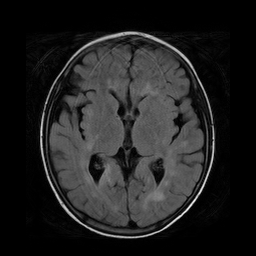
#> input picture TP6 Modeles déformables/brain2.bmp, 256 x 256 px
$ jupyter execute --allow-errors 'TP6 modeles deformables.ipynb'
#> lines starting #> are read from the running program, lines starting #| are printed output that depends on the picture; after the words box and inside, x2 and y2 are one past the last pixel; in counts of white or black regions, pixels touching at a corner belong together
#> further down, im is the input picture: shape (256, 256); min 0, max 250, mean 32.6
# SECTION 1 inclusion de packages externes

[cell 1]
import numpy as np
import matplotlib.pyplot as plt
from scipy import ndimage as ndi
# necessite scikit-image
from skimage import io as skio
from skimage.filters import gaussian
from skimage.segmentation import active_contour
from skimage import img_as_float
from skimage.segmentation import chan_vese
from skimage.segmentation import checkerboard_level_set
from skimage.segmentation import disk_level_set
from bokeh.plotting import figure, output_file, show
from bokeh.plotting import show as showbokeh
from bokeh.io import output_notebook
output_notebook()
plt.style.use('dark_background')

[cell 2]
def affiche_pour_colab(im,MINI=None, MAXI=None,titre=''): #special colab, don't look
  def normalise_image_pour_bokeh(X,MINI,MAXI):
#> called with MINI = 0
    if MAXI==None:
      MAXI = np.max(X)
#> MAXI = 250
    if MINI==None:
      MINI = np.min(X)
    imt=np.copy(X.copy())
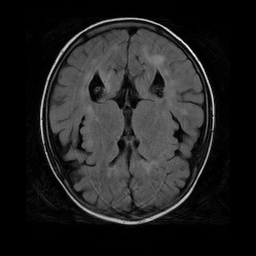
#> imt: shape (256, 256); min 0, max 250, mean 32.6
    imt=(np.clip(imt,MINI,MAXI)/(MAXI-MINI))
    imt[imt<0]=0
    imt[imt>1]=1
    imt*=255
    sortie=np.empty((*imt.shape,4),dtype=np.uint8)
    for k in range(3):
      sortie[:,:,k]=imt
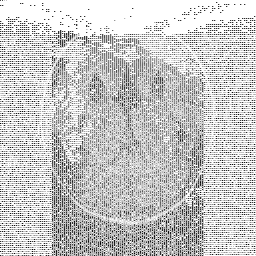
#> sortie: shape (256, 256, 4); mean of channels 0, 1, 2, 3 33, 33, 33, 66.8; transparent parts drawn white
    sortie[:,:,3]=255
    return sortie

  img = im
  img=normalise_image_pour_bokeh(np.flipud(im),MINI,MAXI)
  p = figure(tooltips=[("x", "$x"), ("y", "$y"), ("value", "@image")], y_range=[im.shape[0], 0], x_range=[0, im.shape[1]])
  # p.x_range.range_padding = p.y_range.range_padding = 0
  # must give a vector of images
  p.image(image=[np.flipud(im)], x=0, y=im.shape[0], dw=im.shape[1], dh=im.shape[0], palette="Greys9", level="image")
  p.xgrid.visible = False
  p.ygrid.visible = False
  showbokeh(p)

def affiche(im,MINI=0.0, MAXI=None,titre='',printname=False):
  affiche_pour_colab(im,MINI=MINI, MAXI=MAXI,titre=titre) # under google colab many options disappear

# SECTION 2 - Lecture de l'image

[cell 3]
# [6 lines of commented-out code are left out]

im=skio.imread('brain2.bmp')

plt.imshow(im, cmap="gray")
affiche(im)

# SECTION 3a - Segmentation by contours actifs

Influence des paramètres :
- $\alpha$ va correspondre à la tendance que va avoir le contour à se rétracter. Il contrôle la taille du contour. Plus il est élevé, plus le contour va se resserer.
- $\beta$ contrôle la régularité du contour. Plus il est élevé, plus le contour va être régulier.
- $w_{edge}$ va donner la tendance que va avoir le contour à être attiré par les bords de l'image. Si on lui donne une valeur négative il va chercher à s'en éloigner.
- $w_{line}$ est la tendance au contour à être attiré par les régions claires. Si on lui donne une valeur négative il sera attiré par les régions sombres.
- $\gamma$ est le pas d'optimisation dans l'algorithme de minimisation de l'énergie.

[cell 4]
s = np.linspace(0, 2*np.pi, 200)
r = 220 + 200*np.sin(s)
c = 220 + 200*np.cos(s)
init = np.array([r, c]).T

#snake = active_contour(gaussian(im, 0.1),init, alpha=0.09, beta=0.1, w_edge=1.1, gamma=0.001) #Paramètres pour la boite cranienne sans l'os.


fig, ax = plt.subplots(figsize=(7, 7))
ax.imshow(im, cmap=plt.cm.gray)
ax.plot(init[:, 1], init[:, 0], '--r', lw=3)
#> (the rest of this cell did not finish here and is left out)

# SECTION 3b - Contours ouverts

[cell 5]
# Interessant sur l'image retineOA.bmp

r = np.linspace(0, 250, 100)
c = np.linspace(0, 250, 100)
init = np.array([r, c]).T

snake = active_contour(gaussian(im, 1), init,
                       alpha=1, beta=1, w_line=1, w_edge=20, gamma=0.01, boundary_condition ='free')
#> snake = 100 pairs, first value -0.261 to 249.2, second value -0.782 to 249.2

fig, ax = plt.subplots(figsize=(9, 5))
ax.imshow(im, cmap=plt.cm.gray)
ax.plot(init[:, 1], init[:, 0], '--r', lw=3)
ax.plot(snake[:, 1], snake[:, 0], '-b', lw=3)
#ax.set_xticks([]), ax.set_yticks([])
ax.axis([0, im.shape[1], im.shape[0], 0])

plt.show()
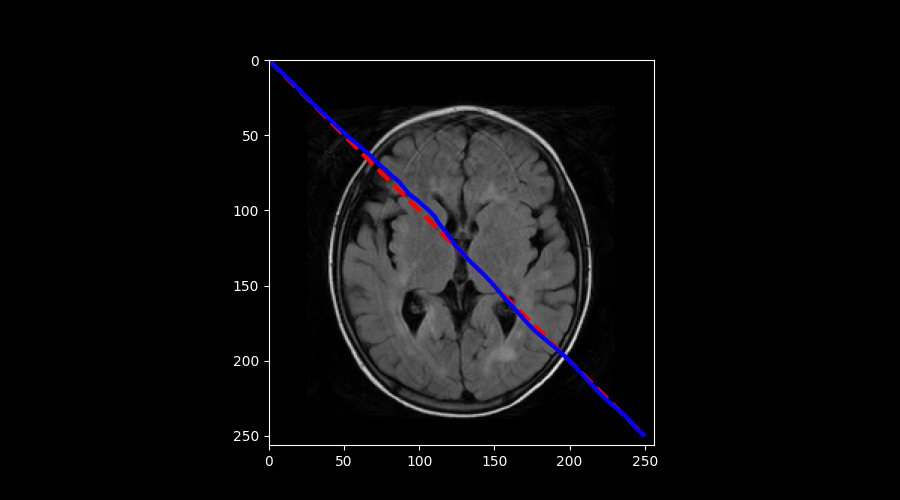
#> figure drawn by matplotlib, 1 panel

# SECTION 4 - Segmentation par ensembles de niveaux

Influence des paramètres :
- $\mu$ correspond à la 'longueur' du contour. Plus il est élevé, plus le contour sera rond et plus il est proche de zéro plus il parviendra à capturer des détails.
- $\lambda_1$ (respectivement $\lambda_2$) correspond à la taille de la région segmenté (respectivement l'arrère-plan) et son écart à la moyenne de l'image. Si le premier est plus grand que le second, alors la région correspondante sera plus grande et inversement.
Les autres paramètres sont des critères d'arrêt ou d'optimisation.

[cell 6]
image = img_as_float(im)

# Init avec un damier
init_ls = checkerboard_level_set(image.shape, 6)

# Init avec un cercle
#init_ls = circle_level_set (image.shape, (120,130), 10)

# Init avec plusieurs cercles
circleNum = 8
circleRadius = image.shape[0] / (3*circleNum)
#> circleRadius = 10.67
circleStep0 = image.shape[0]/(circleNum+1)
#> circleStep0 = 28.44
circleStep1 = image.shape[1]/(circleNum+1)
#> circleStep1 = 28.44
init_ls = np.zeros(image.shape)
for i in range(circleNum):
        for j in range(circleNum):
            init_ls = init_ls + disk_level_set (image.shape,
                                                  center = ((i+1)*circleStep0, (j+1)*circleStep1), radius=circleRadius)
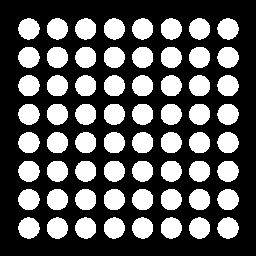
#> init_ls: shape (256, 256) float64; values 0 (black) and 1 (white), 34.9% white; 64 white regions, largest, box (x1, y1, x2, y2) and area: (18, 18, 40, 40) 359, (217, 18, 239, 40) 359, (47, 47, 68, 68) 359


cv = chan_vese(image, mu=0.24, lambda1=5, lambda2=1, tol=1e-3, max_iter=400,
               dt=0.5, init_level_set=init_ls, extended_output=True)

fig, axes = plt.subplots(2, 2, figsize=(8, 8))
ax = axes.flatten()

ax[0].imshow(image, cmap="gray")
ax[0].set_axis_off()
ax[0].set_title("Original Image", fontsize=12)

ax[1].imshow(cv[0], cmap="gray")
ax[1].set_axis_off()
title = "Chan-Vese segmentation - {} iterations".format(len(cv[2]))
#> title = 'Chan-Vese segmentation - 400 iterations'
ax[1].set_title(title, fontsize=12)

ax[2].imshow(cv[1], cmap="gray")
ax[2].set_axis_off()
ax[2].set_title("Final Level Set", fontsize=12)

ax[3].plot(cv[2])
ax[3].set_title("Evolution of energy over iterations", fontsize=12)

fig.tight_layout()
plt.show()
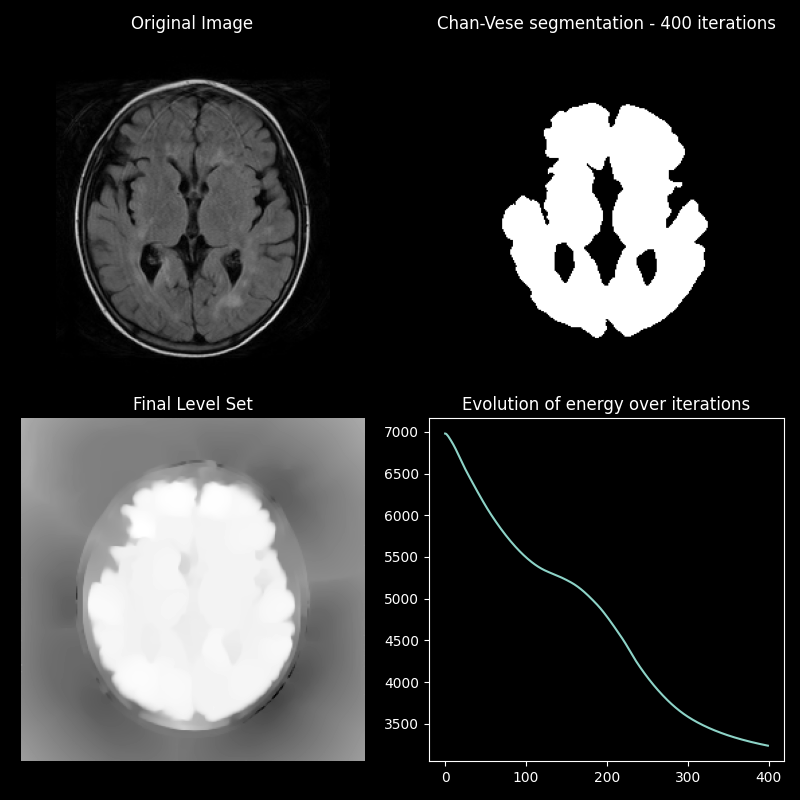
#> figure drawn by matplotlib, 4 panels; panel 4: curve peaks at x = 0, y = 6978.7

[cell 7]
plt.figure(figsize=(15,15))
plt.imshow(im,cmap='gray')
plt.imshow(cv[0],alpha=0.5,cmap='gray')
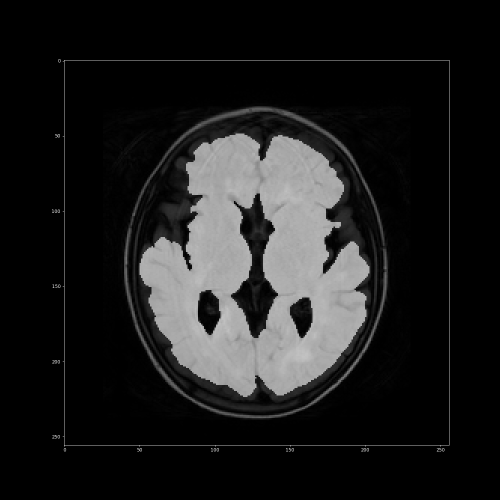
#> figure drawn by matplotlib, 1 panel

$ run again, with TP6 Modeles déformables/coeurIRM.bmp copied over TP6 Modeles déformables/brain2.bmp
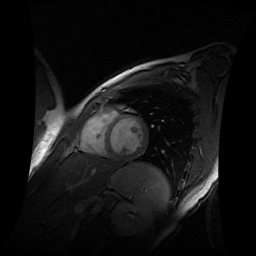
#> input picture TP6 Modeles déformables/coeurIRM.bmp, 256 x 256 px
#> im is the input picture: shape (256, 256); min 0, max 255, mean 19.4
#> MAXI = 255
#> after the loop in normalise_image_pour_bokeh, `for k in range(3):`:
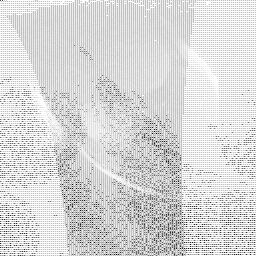
#> sortie: shape (256, 256, 4); mean of channels 0, 1, 2, 3 19.4, 19.4, 19.4, 42.7; transparent parts drawn white
#> snake = 100 pairs, first value -0.0351 to 250.9, second value 0.0946 to 250.6
#> title = 'Chan-Vese segmentation - 400 iterations'
#> `[cell 7] plt.figure(figsize=(15,15)) plt.imshow(im,cmap='gray') plt.im..`:
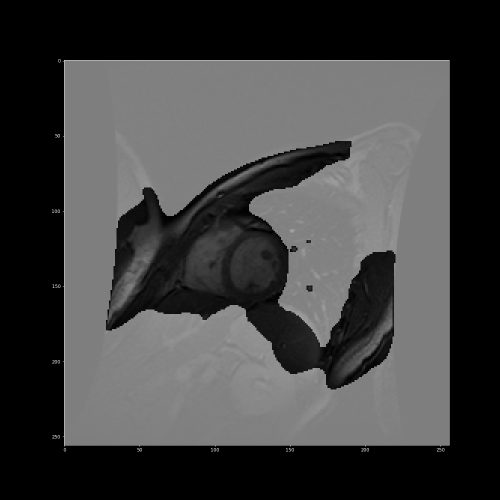
#> figure drawn by matplotlib, 1 panel

$ run again, with TP6 Modeles déformables/brain.bmp copied over TP6 Modeles déformables/brain2.bmp
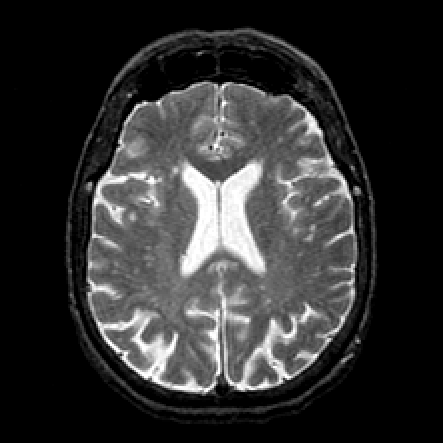
#> input picture TP6 Modeles déformables/brain.bmp, 443 x 443 px
#> im is the input picture: shape (443, 443, 3); min 0, max 255, mean 48.6
#> MAXI = 255
#> in normalise_image_pour_bokeh, `imt=np.copy(X.copy())`:
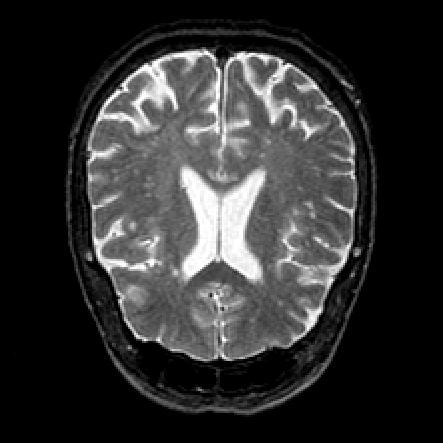
#> imt: shape (443, 443, 3); min 0, max 255, mean 48.6
#> snake = 100 pairs, first value 0.0876 to 250, second value -0.209 to 248
#> `plt.show()`:
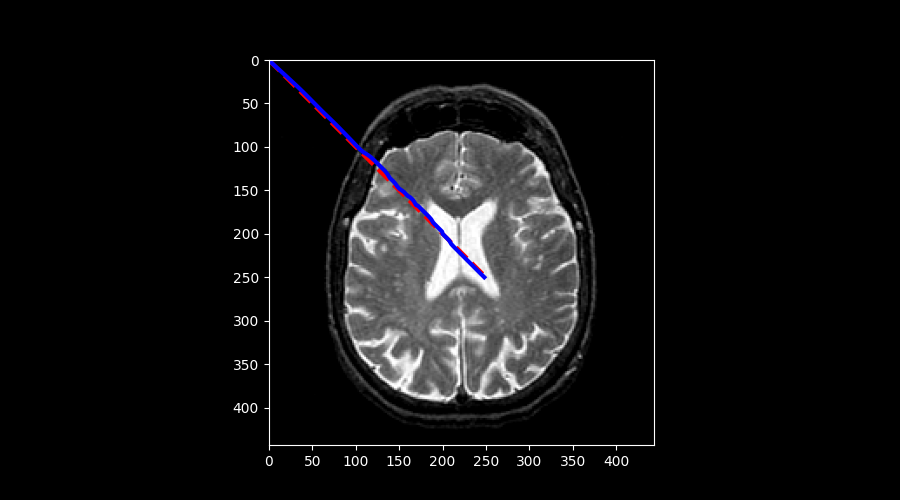
#> figure drawn by matplotlib, 1 panel
